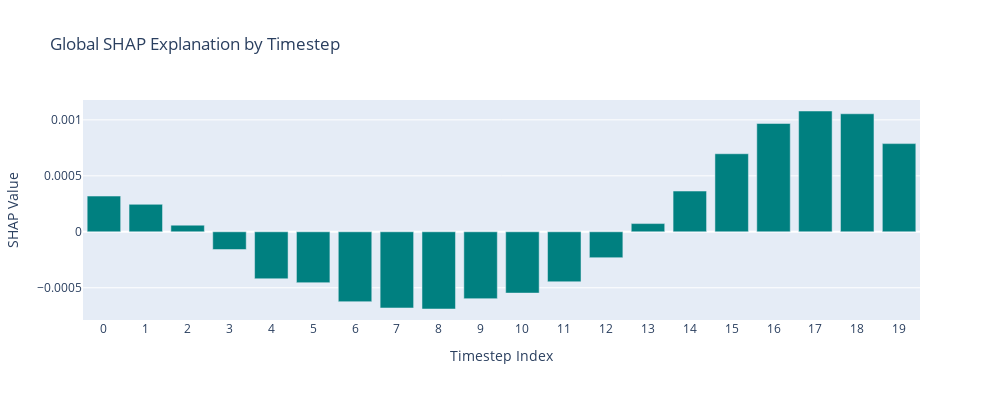
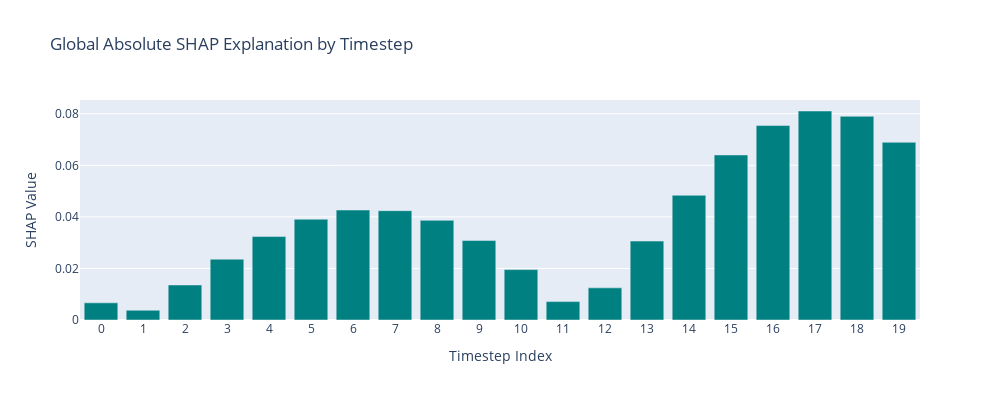

These figures' notebook cell, in order:
### Code cell
# This plots the global explanation using the mean SHAP values, and the mean absolute SHAP values.

# Create a DataFrame for the signed SHAP values
df_shap = pd.DataFrame({
    "timestep_index": np.arange(len(mean_shap)),
    "shap_value": mean_shap
})

# Create the signed SHAP bar plot
fig = go.Figure(data=go.Bar(
    x=df_shap["timestep_index"],
    y=df_shap["shap_value"],
    marker_color="teal"
))
fig.update_layout(
    title="Global SHAP Explanation by Timestep",
    xaxis_title="Timestep Index",
    yaxis_title="SHAP Value",
    xaxis=dict(tickmode="linear", dtick=1),  # Show every timestep
    width=1000,  # Set width for better LaTeX inclusion
    height=400  # Adjust height for side-by-side layout
)

# Save the figure as a PNG with a predictable name
filename = f"global_shap_explanation_{dataset}.png"
fig.write_image(os.path.join(output_dir, filename), format='png')
fig.show()

# Create a DataFrame for the absolute SHAP values
df_shap_abs = pd.DataFrame({
    "timestep_index": np.arange(len(mean_abs_shap)),
    "shap_value": mean_abs_shap
})

# Create the absolute SHAP bar plot
fig = go.Figure(data=go.Bar(
    x=df_shap_abs["timestep_index"],
    y=df_shap_abs["shap_value"],
    marker_color="teal"
))
fig.update_layout(
    title="Global Absolute SHAP Explanation by Timestep",
    xaxis_title="Timestep Index",
    yaxis_title="SHAP Value",
    xaxis=dict(tickmode="linear", dtick=1),  # Show every timestep
    width=1000,  # Set width for better LaTeX inclusion
    height=400  # Adjust height for side-by-side layout
)

# Save the figure as a PNG with a predictable name
filename = f"global_abs_shap_explanation_{dataset}.png"
fig.write_image(os.path.join(output_dir, filename), format='png')
fig.show()

### Figure 1 — Plotly figure (JSON) as saved in the notebook; plotly's stock layout.template omitted (floating-point values rounded to 4 significant figures)
{"data": [{"marker": {"color": "teal"}, "type": "bar", "x": [0, 1, 2, 3, 4, 5, 6, 7, 8, 9, 10, 11, 12, 13, 14, 15, 16, 17, 18, 19], "y": [0.0003191, 0.0002455, 5.914e-05, -0.0001584, -0.0004198, -0.0004546, -0.0006243, -0.0006806, -0.0006898, -0.0005974, -0.0005477, -0.0004463, -0.0002313, 7.322e-05, 0.000364, 0.0006972, 0.0009677, 0.001079, 0.001054, 0.0007877]}], "layout": {"height": 400, "title": {"text": "Global SHAP Explanation by Timestep"}, "width": 1000, "xaxis": {"dtick": 1, "tickmode": "linear", "title": {"text": "Timestep Index"}}, "yaxis": {"title": {"text": "SHAP Value"}}}}

### Figure 2 — Plotly figure (JSON) as saved in the notebook; plotly's stock layout.template omitted (floating-point values rounded to 4 significant figures)
{"data": [{"marker": {"color": "teal"}, "type": "bar", "x": [0, 1, 2, 3, 4, 5, 6, 7, 8, 9, 10, 11, 12, 13, 14, 15, 16, 17, 18, 19], "y": [0.006654, 0.003776, 0.01358, 0.02359, 0.03237, 0.03908, 0.04264, 0.04239, 0.03864, 0.03081, 0.01954, 0.00713, 0.01247, 0.03061, 0.04837, 0.06401, 0.07541, 0.08106, 0.079, 0.06892]}], "layout": {"height": 400, "title": {"text": "Global Absolute SHAP Explanation by Timestep"}, "width": 1000, "xaxis": {"dtick": 1, "tickmode": "linear", "title": {"text": "Timestep Index"}}, "yaxis": {"title": {"text": "SHAP Value"}}}}
